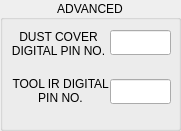
        <widget class="QGroupBox" name="gbPockets_2">
         <property name="geometry">
          <rect>
           <x>210</x>
           <y>320</y>
           <width>181</width>
           <height>131</height>
          </rect>
         </property>
         <property name="title">
          <string>ADVANCED</string>
         </property>
         <property name="alignment">
          <set>Qt::AlignCenter</set>
         </property>
         <widget class="QLineEdit" name="leCoverDPinInput">
          <property name="geometry">
           <rect>
            <x>110</x>
            <y>30</y>
            <width>61</width>
            <height>25</height>
           </rect>
          </property>
          <property name="inputMask">
           <string>D</string>
          </property>
          <property name="alignment">
           <set>Qt::AlignCenter</set>
          </property>
          <property name="placeholderText">
           <string/>
          </property>
         </widget>
         <widget class="QLabel" name="lblCoverDPin">
          <property name="geometry">
           <rect>
            <x>3</x>
            <y>29</y>
            <width>111</width>
            <height>30</height>
           </rect>
          </property>
          <property name="inputMethodHints">
           <set>Qt::ImhDigitsOnly</set>
          </property>
          <property name="text">
           <string>DUST COVER DIGITAL PIN NO.</string>
          </property>
          <property name="scaledContents">
           <bool>false</bool>
          </property>
          <property name="alignment">
           <set>Qt::AlignCenter</set>
          </property>
          <property name="wordWrap">
           <bool>true</bool>
          </property>
         </widget>
         <widget class="QLabel" name="lblToolIRDPiNo">
          <property name="geometry">
           <rect>
            <x>10</x>
            <y>70</y>
            <width>101</width>
            <height>41</height>
           </rect>
          </property>
          <property name="inputMethodHints">
           <set>Qt::ImhDigitsOnly</set>
          </property>
          <property name="text">
           <string>TOOL IR DIGITAL PIN NO.</string>
          </property>
          <property name="scaledContents">
           <bool>false</bool>
          </property>
          <property name="alignment">
           <set>Qt::AlignCenter</set>
          </property>
          <property name="wordWrap">
           <bool>true</bool>
          </property>
         </widget>
         <widget class="QLineEdit" name="leIRDPinInput">
          <property name="geometry">
           <rect>
            <x>110</x>
            <y>79</y>
            <width>61</width>
            <height>25</height>
           </rect>
          </property>
          <property name="inputMask">
           <string/>
          </property>
          <property name="alignment">
           <set>Qt::AlignCenter</set>
          </property>
         </widget>
        </widget>
